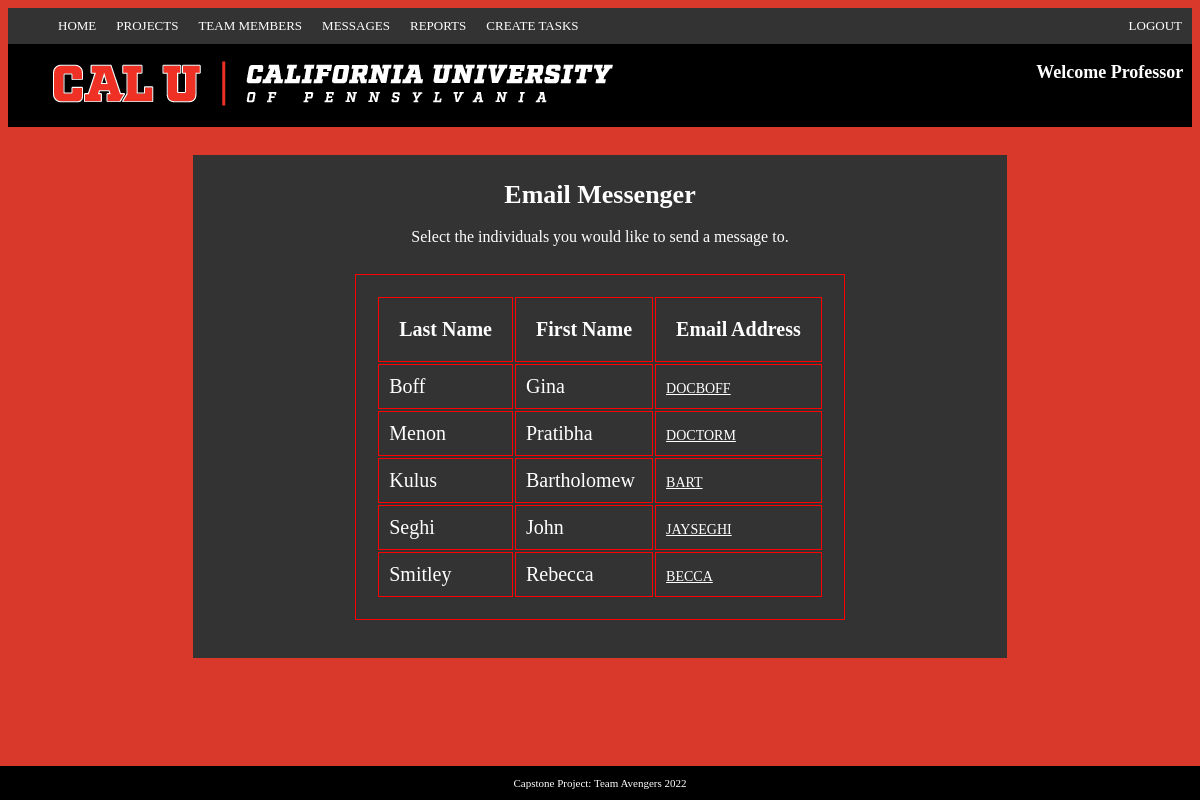
Screenshot of /projectDirector/pd_email.php with the database file from the repository.
### tables this page shows
CREATE TABLE project_director (
    dir_id      INT           NOT NULL    AUTO_INCREMENT,
    dir_fname   VARCHAR(60)   NOT NULL,
    dir_lname   VARCHAR(60)   NOT NULL,
    username    VARCHAR(255)   NOT NULL,
    password    VARCHAR(255)   NOT NULL,
    PRIMARY KEY (dir_id)
);

CREATE TABLE team_members (
    mem_id      INT            NOT NULL    AUTO_INCREMENT,
    mem_fname   VARCHAR(60)    NOT NULL,
    mem_lname   VARCHAR(60)    NOT NULL,
    username    VARCHAR(255),
    password    VARCHAR(255),
    PRIMARY KEY (mem_id),
    UNIQUE INDEX username (username)
);

### projectDirector/pd_email.php (the view, shortened to what this page needs)
<?php
require_once('../inc/db_connect.php');
include('webpage/header.php');
$queryDirector = "SELECT * FROM project_director ORDER BY dir_lname";
$queryStudent = "SELECT * FROM team_members ORDER BY mem_lname";
$stmt = $db->prepare($queryDirector);
$stmt2 = $db->prepare($queryStudent);
$stmt->execute();
$stmt2->execute();
$emailsPD = $stmt->fetchAll();
$emailsST = $stmt2->fetchAll();
?>
<body><br>
<main>
	<div class="pdForm3">
		<form action="compose_email.php" method="POST">
			<h1>Email Messenger</h1>
			<p>Select the individuals you would like to send a message to.</p>
			<div class="entryForm2">
				<table align="center">
					<tr>
						<th>Last Name</th>
						<th>First Name</th>
						<th colspan="2">Email Address</th>
					</tr>
					<?php foreach($emailsPD as $emailPD): ?>
					<tr>
						<td><?php echo $emailPD['dir_lname']; ?> </td>
						<td><?php echo $emailPD['dir_fname']; ?> </td>
						<td><?php echo '<a  style="color:white" href="mailto:' . $emailPD['username'] . '">' . $emailPD['username'] . '</a>';?></td>
					</tr>
					<?php endforeach; ?>
					<?php foreach($emailsST as $emailST): ?>
					<tr>
						<td><?php echo $emailST['mem_lname']; ?> </td>
						<td><?php echo $emailST['mem_fname']; ?> </td>
						<td><?php echo '<a style="color:white" href="mailto:' . $emailST['username'] . '">'. $emailST['username'] . '</a>';?></td>
					</tr>
					<?php endforeach; ?>
				</table><br>
			</div>
		</form>
	</div><br><br>
</main>
</body>
<footer><p>Capstone Project: Team Avengers 2022</p></footer>
</html>

### projectDirector/webpage/main.css (style rules this page uses)
html { background-color: rgb(217, 57, 42); }
body { width: auto; }
a { text-transform: uppercase; font-size: 14px; }
h1 { color: white; font-size: 26px; }
main { padding: 10px; }
footer { position: fixed; left: 0; bottom: 0; width: 100%; background-color: black; color: white; text-align: center; font-size: 11px; }
.entryForm2 { padding: 12px; text-align: left; background: #333; color: white; }
.pdForm3 { padding: 8px; text-align: center; background: #333; width: auto; margin-left: 15%; color: white; margin-right: 15%; }
table, th, td { border: 1px double red; font-size:20px; width:auto; color: white; text-align: left; padding:10px }
table, th, td[class=blackBox] { background: #333; font-size:20px; width:auto; color: white; text-align: left; padding:20px }

### rows the page displays
project_director: dir_lname "Boff", dir_fname "Gina", username "DOCBOFF"
project_director: dir_lname "Menon", dir_fname "Pratibha", username "DOCTORM"
team_members: mem_lname "Kulus", mem_fname "Bartholomew", username "BART"
team_members: mem_lname "Seghi", mem_fname "John", username "JAYSEGHI"
team_members: mem_lname "Smitley", mem_fname "Rebecca", username "BECCA"
